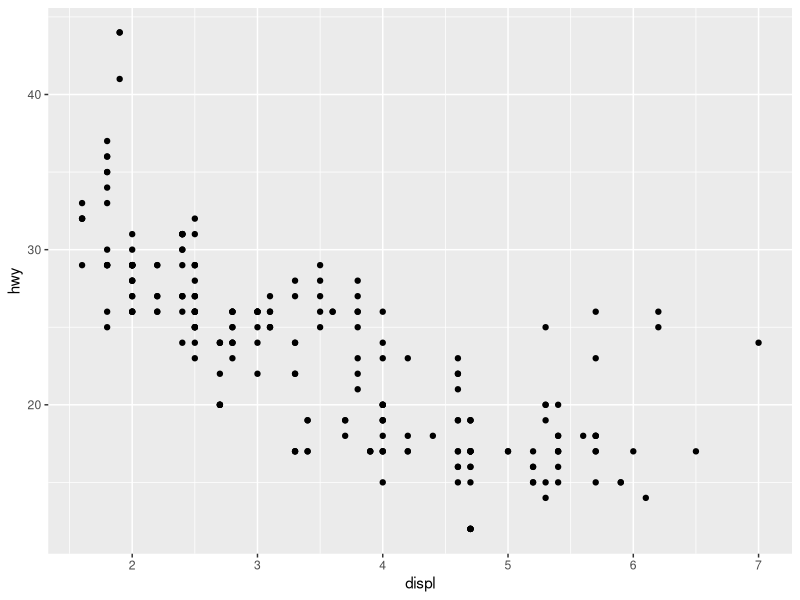
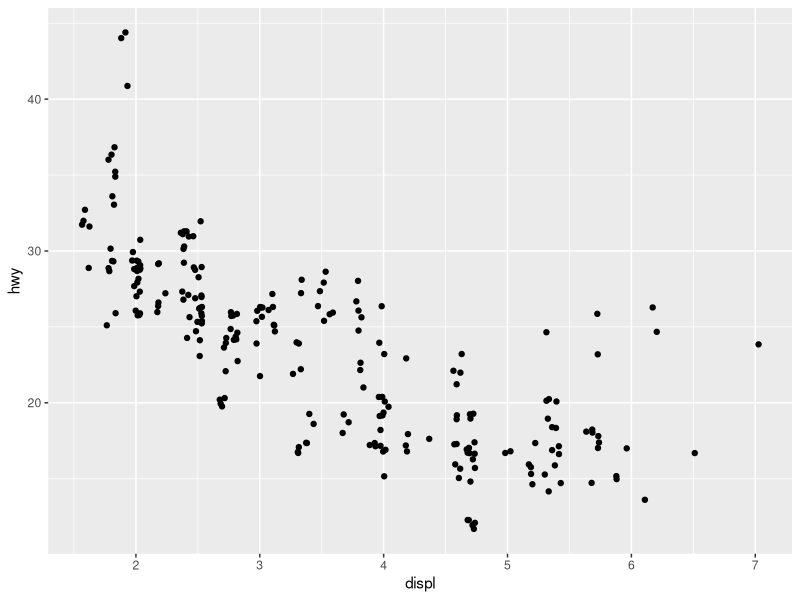
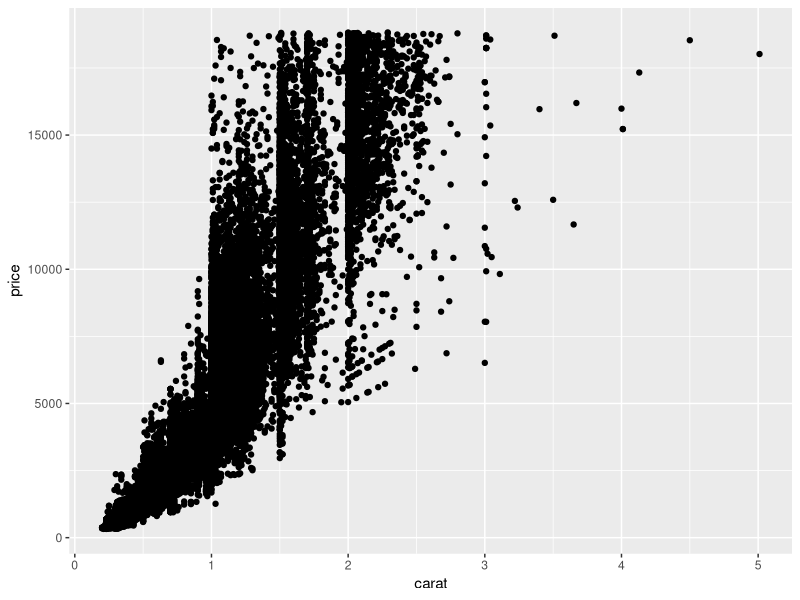
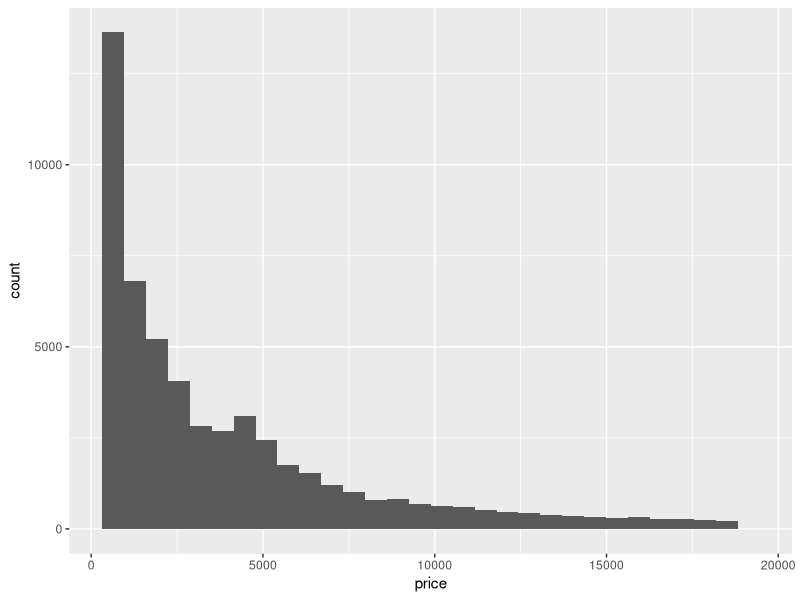
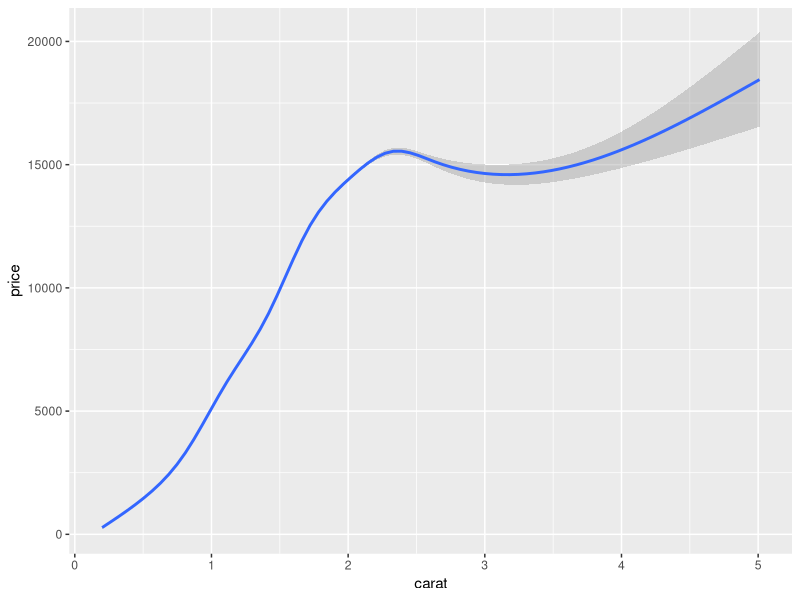
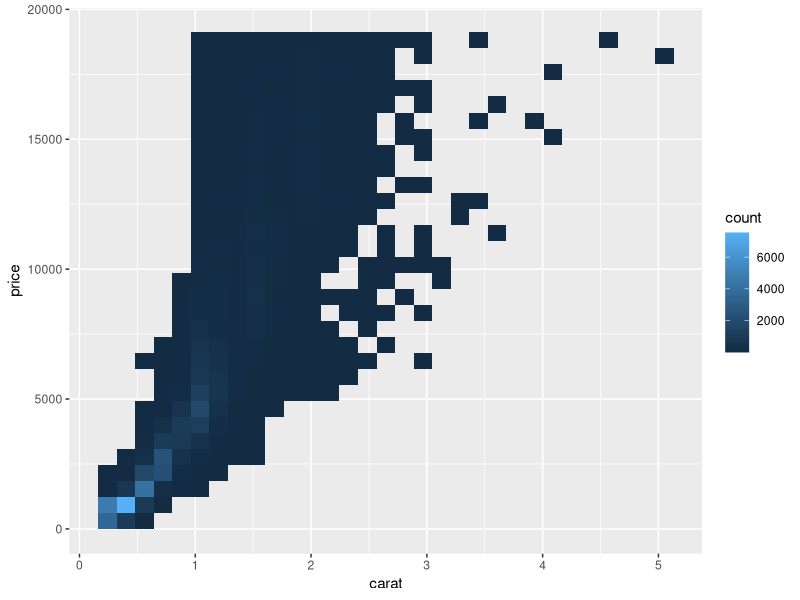
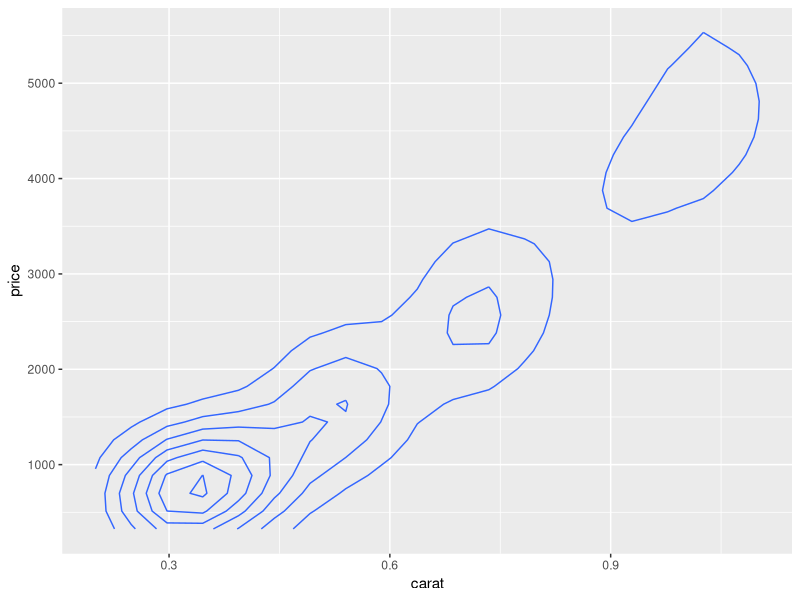
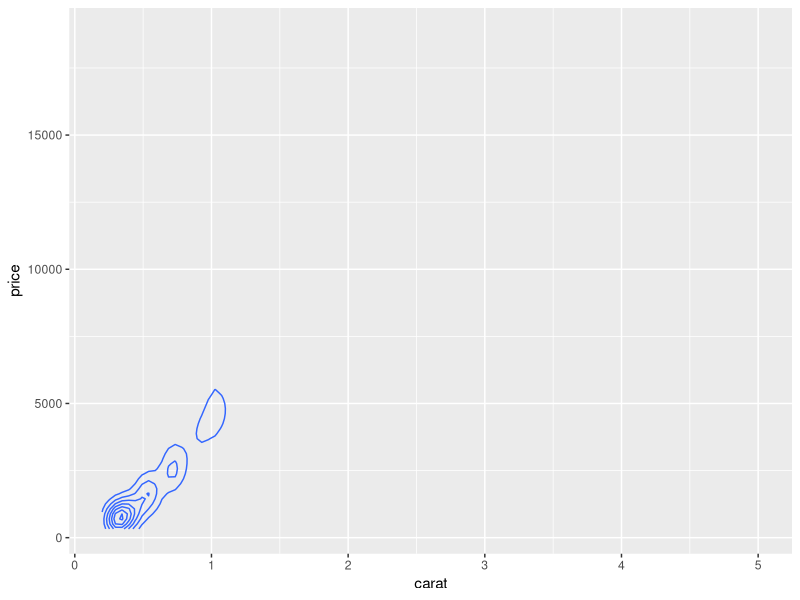

Write the R code that produced these figures, in order.
## ---- chunk 1
#| include: false
library(tidyverse)
library(hexbin)

knitr::opts_chunk$set(echo = FALSE)
## ---- chunk 2
ggplot(data = mpg) +
  geom_point(mapping = aes(x = displ, y = hwy))
## ---- chunk 3
ggplot(data = mpg) +
  geom_point(mapping = aes(x = displ, y = hwy), position = "jitter")
## ---- chunk 4
ggplot(data = diamonds) +
  geom_point(mapping = aes(x = carat, y = price))
## ---- chunk 5
ggplot(data = diamonds) +
  geom_histogram(mapping = aes(x = price))

ggplot(data = diamonds) +
  geom_smooth(mapping = aes(x = carat, y = price))
## ---- chunk 6
ggplot(data = diamonds) +
  geom_bin2d(mapping = aes(x = carat, y = price))
## ---- chunk 7
ggplot(data = diamonds) +
  geom_density2d(mapping = aes(x = carat, y = price))
## ---- chunk 8
ggplot(data = diamonds) +
  geom_density2d(mapping = aes(x = carat, y = price)) +
  expand_limits(x = diamonds$carat, y = diamonds$price)
